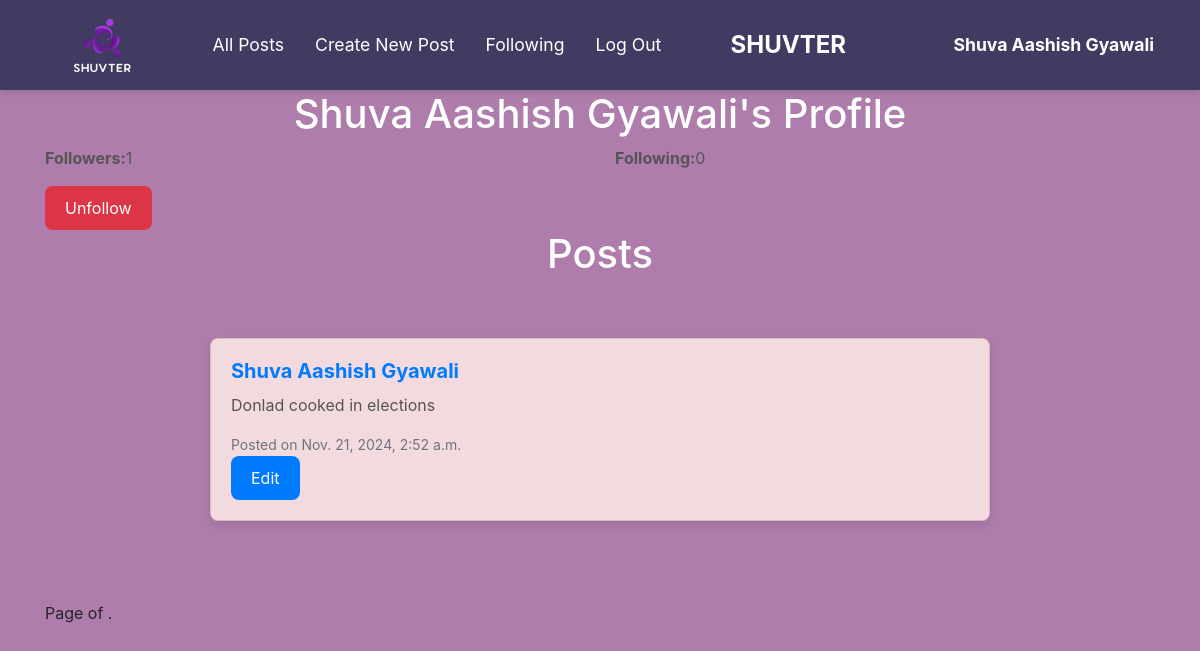
/profile/2, run on an earlier commit of the app's database.
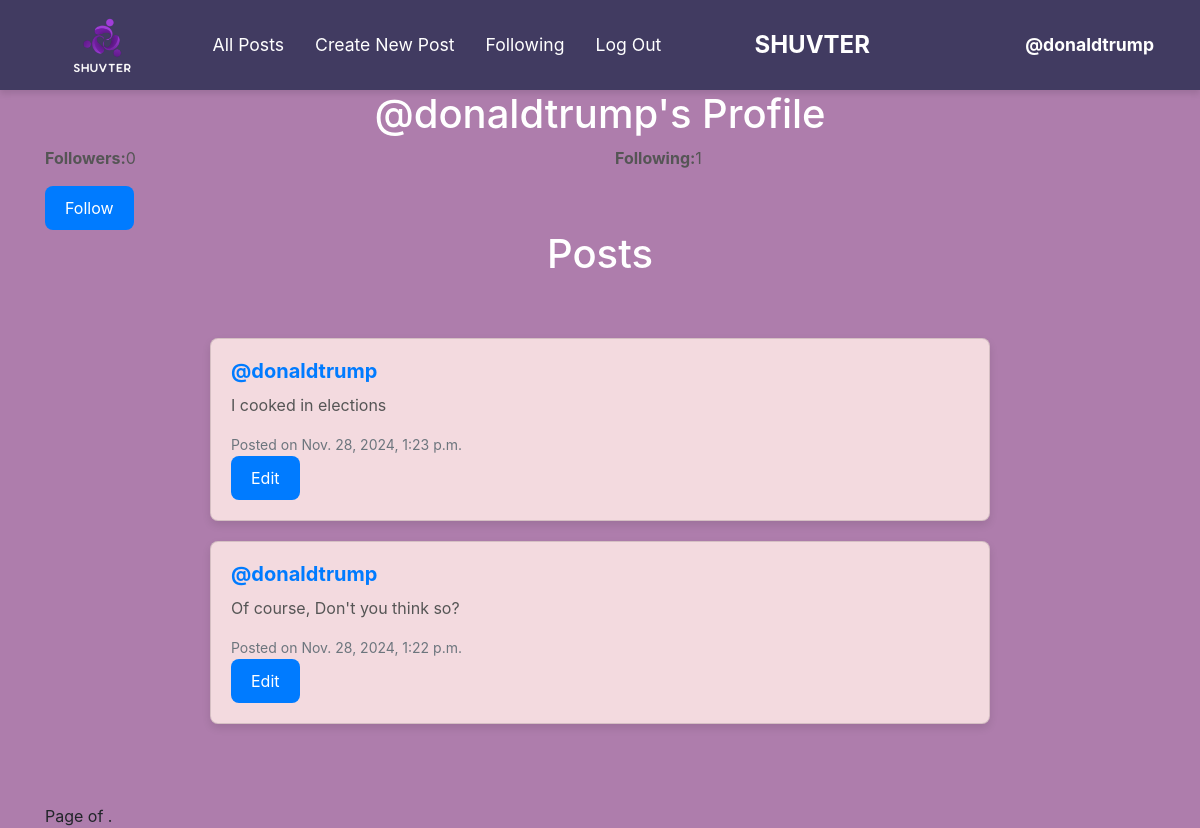
And on a later commit of the database.
### network/models.py (models this page shows, shortened)
class User(AbstractUser):
    pass

class Post(models.Model):
    author = models.ForeignKey(User, on_delete=models.CASCADE, related_name="posts")
    content = models.TextField()
    created_at = models.DateTimeField(auto_now_add=True)

### network/views.py (the view)
# urls.py: path("profile/<int:uid>", views.profile, name="profile"),
def profile(request, uid):
        if request.method == "POST":
            author = request.user
            content=request.POST["content"]
            post = Post(author=author, content=content)
            post.save()
            return HttpResponseRedirect(reverse("index"))
        else:
            user = User.objects.get(pk=uid)
            follower =Follow.objects.filter(user=user)
            following = Follow.objects.filter(following=user).count()
            posts = Post.objects.filter(author=user).order_by("-created_at")
            paginator = Paginator(posts, 10)
            pageNumber = request.GET.get('page')
            pages= paginator.get_page(pageNumber)
            return render(request, "network/profile.html",{
            "user":user,
            "posts":posts,
            "pages":pages,
            "follower":follower,
            "following":following,
        })

### network/templates/network/profile.html (shortened to what this page needs)
{% extends "network/layout.html" %}
{% load static %}
{% block body %}
<div class="container">
    <h1 class="text-center">{{ user.username }}'s Profile</h1>
    <div class="row">
        <div class="col-md-6">
            <p><strong>Followers:</strong>{{ following }} </p>
        </div>
        <div class="col-md-6">
            <p><strong>Following:</strong>{{ follower.count }} </p>
        </div>
    </div>
    <div class="row">
        <div class="col-md-12">
            {% if user != request.user %}
            <form action="{% url 'follow' user.id %}" method="POST">
                <button type="submit" class="btn
                    {% if following %}btn-danger{% else %}btn-primary{% endif %}">
                    {% if following %}Unfollow{% else %}Follow{% endif %}
                </button>
            </form>
        {% endif %}
        </div>
    </div>
    <h1 class="text-center">Posts</h1>
    <div class="posts" id="all-posts">
        {% for post in posts %}
            <div class="post card">
                <div class="card-body">
                    <h5 class="card-title"><a href="{% url 'profile' post.author.id %}">{{ post.author }}</a></h5>
                    <p class="card-text">{{ post.content }}</p>
                    <small class="text-muted">Posted on {{ post.created_at }}</small><br>
                    {% if user.is_authenticated %}
                    {% if post.author == user %}
                        <button class="btn btn-primary edit-btn">Edit</button>
                    {% endif %}
                {% endif %}
                </div>
            </div>
        {% empty %}
            <p class="text-center">No posts yet.</p>
        {% endfor %}
    </div>
    <div class="pagination text-center">
        <span class="step-links">
            <span class="current">
                Page {{ posts.number }} of {{ posts.paginator.num_pages }}.
            </span>
        </span>
    </div>
</div>
{% endblock %}

### network/templates/network/layout.html (shortened to what this page needs)
{% load static %}
<!DOCTYPE html>
<html lang="en">
    <head>
        <link rel="stylesheet" href="https://stackpath.bootstrapcdn.com/bootstrap/4.4.1/css/bootstrap.min.css">
        <link href="{% static 'network/styles.css' %}" rel="stylesheet">
    </head>
    <body>
        <nav class="navbar navbar-expand-lg navbar-light bg-light">
            <div class="container-fluid">
                <div class="d-flex align-items-center">
                    <a class="navbar-brand" href="{% url 'index' %}">
                        <img src="{% static 'network/logo.png' %}" alt="Logo">
                    </a>
                    <ul class="navbar-nav ml-3">
                        <li class="nav-item">
                            <a class="nav-link" id="showAllPostsLink" href="{% url 'index' %}">All Posts</a>
                        </li>
                        <li class="nav-item">
                            <a class="nav-link" id="showNewPostLink" href="{% url 'index' %}">Create New Post</a>
                        </li>
                        {% if user.is_authenticated %}
                            <li class="nav-item">
                                <a class="nav-link" href="{% url 'following' %}">Following</a>
                            </li>
                            <li class="nav-item">
                                <a class="nav-link" href="{% url 'logout' %}">Log Out</a>
                            </li>
                        {% endif %}
                    </ul>
                </div>
                <div class="mx-auto">
                    <span class="navbar-text">SHUVTER</span>
                </div>
                <div class="d-flex align-items-center ml-auto">
                    {% if user.is_authenticated %}
                        <a class="nav-link" href="{% url 'profile' user.id %}"><strong>{{ user.username }}</strong></a>
                    {% endif %}
                </div>
            </div>
        </nav>
        <div class="body">
            {% block body %}
            {% endblock %}
        </div>
    </body>
</html>

What changed in the data, as far as the page shows it:
no longer on this page (row edited): Post: author "Shuva Aashish Gyawali", content "Donlad cooked in elections", created_at "Nov. 21, 2024, 2:52 a.m."
changed User: username "Shuva Aashish Gyawali" → "@donaldtrump"
now on this page (row edited): Post: author "@donaldtrump", content "I cooked in elections", created_at "Nov. 28, 2024, 1:23 p.m."
now on this page (row edited): Post: author "@donaldtrump", content "Of course, Don't you think so?", created_at "Nov. 28, 2024, 1:22 p.m."
Also different on the page:
{{ following }}: "1" → "0"
{{ follower.count }}: "0" → "1"
text no longer shown: "Unfollow"
text now shown: "Follow"
